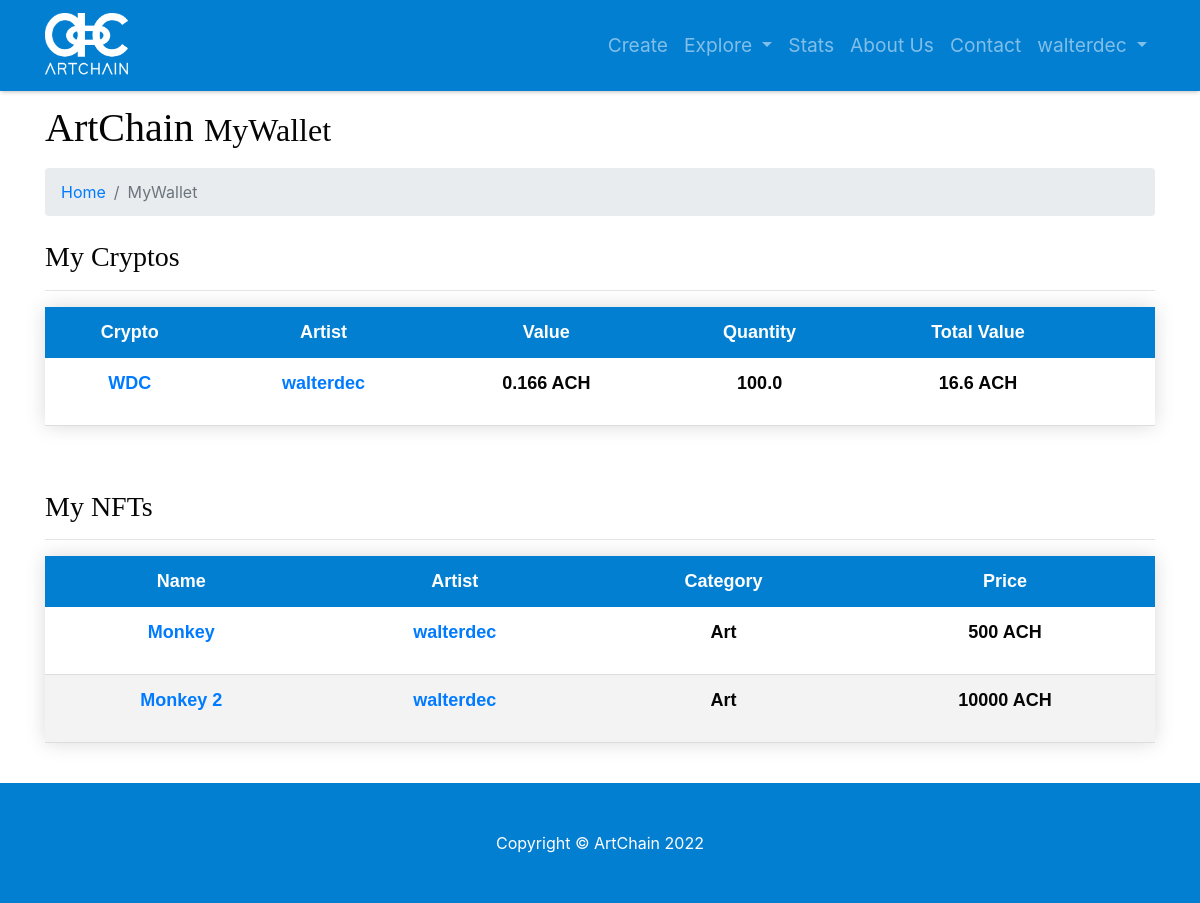
The page /myaccount-mywallet (signed in) on the database as committed earlier.
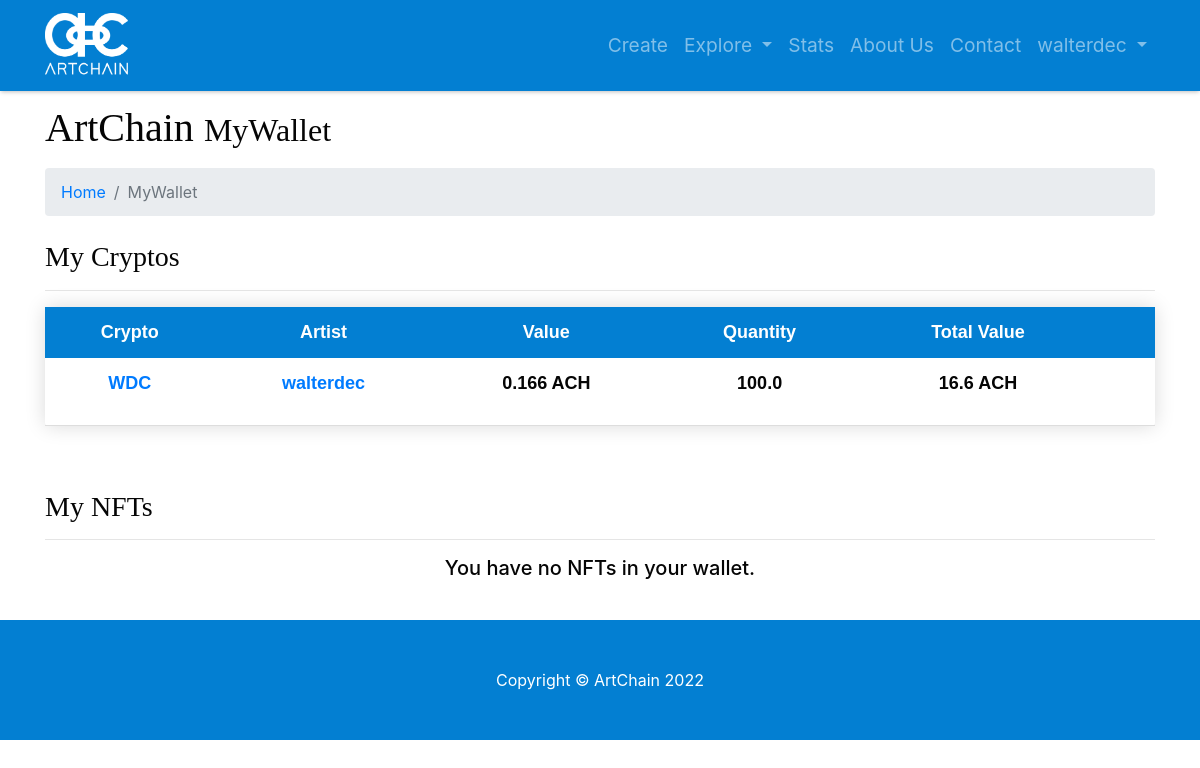
The same page on the database as committed later.
### model.py (models this page shows)
class User(db.Model):
    __tablename__ = 'users'
    id = db.Column(db.Integer, unique=True, primary_key=True)
    username = db.Column(db.String(64), unique=True, index=True)
    password = db.Column(db.String(64))
    email = db.Column(db.String(64), unique=True)
    role_id = db.Column(db.Integer, db.ForeignKey('roles.id'))
    name = db.Column(db.String(64))
    surname = db.Column(db.String(64))
    category = db.Column(db.String(64), default=False)
    profile_pic_src = db.Column(db.String(64))
    insta = db.Column(db.Integer)
    instaname = db.Column(db.String(64))
    face = db.Column(db.Integer)
    facename = db.Column(db.String(64))
    twitter = db.Column(db.Integer)
    twittername = db.Column(db.String(64))
    yt = db.Column(db.Integer)
    ytname = db.Column(db.String(64))
    tiktok = db.Column(db.Integer)
    tiktokname = db.Column(db.String(64))
    twitch = db.Column(db.Integer)
    twitchname = db.Column(db.String(64))
    applemusic = db.Column(db.Integer)
    applemusicname = db.Column(db.String(64))
    spotify = db.Column(db.Integer)
    spotifyname = db.Column(db.String(64))
    soundcloud = db.Column(db.Integer)
    soundcloudname = db.Column(db.String(64))
    sales = db.Column(db.Integer)
    value = db.Column(db.Integer)

class Crypto(db.Model):
    __tablename__ = 'cryptos'
    id = db.Column(db.Integer, primary_key=True, unique=True)
    user_id = db.Column(db.Integer)
    name = db.Column(db.String(64), unique=True)
    value = db.Column(db.Float)

class Wallet(db.Model):
    __tablename__ = 'wallets'
    id = db.Column(db.Integer, primary_key=True, unique=True)
    user_id = db.Column(db.Integer)
    crypto_id = db.Column(db.Integer)
    amount = db.Column(db.Float)

class NFT(db.Model):
    __tablename__ = 'nfts'
    id = db.Column(db.Integer, primary_key=True)
    creator_id = db.Column(db.String(64), index=True)
    owner_id = db.Column(db.String(64))
    name = db.Column(db.String(64))
    category = db.Column(db.String(64))
    description = db.Column(db.Text)
    price = db.Column(db.Float)
    img_src = db.Column(db.String(64))

### app.py (the view)
@app.route('/myaccount-mywallet')
def my_wallet():
    try:
        if session['username']:
            user = session['username']
            for row in db.session.query(model.User).filter_by(username=user):
                user_logged_in = row
    except KeyError:
        return forbidden(KeyError)
    users_dictionary = {}
    crypto_dictionary = {}
    wallet_dictionary = {}
    wallet_list = db.session.query(model.Wallet).filter_by(user_id=user_logged_in.id).all()
    cryptos_list = db.session.query(model.Crypto).all()
    for cryptocurrency in cryptos_list:
        users_dictionary[cryptocurrency.user_id] = (db.session.query(model.User).filter_by
                                                    (id=cryptocurrency.user_id).first())
    for row in wallet_list:
        crypto_dictionary[row.crypto_id] = (db.session.query(model.Crypto).filter_by
                                            (id=row.crypto_id).first())
        wallet_dictionary[row.crypto_id] = row
    nfts_list = db.session.query(model.NFT).filter_by(owner_id=user_logged_in.id).all()
    return render_template('myaccount-mywallet.html', user=user_logged_in,
                           users_dictionary=users_dictionary, crypto_dictionary=crypto_dictionary,
                           wallet_dictionary=wallet_dictionary, nfts_list=nfts_list)

### templates/myaccount-mywallet.html (shortened to what this page needs)
{% include 'main-template.html' %}
{% block content %}
<head>
</head>
  <div class="container">
    <h1 class="mt-4 mb-3">ArtChain
      <small>MyWallet</small>
    </h1>
    <ol class="breadcrumb">
      <li class="breadcrumb-item">
        <a href="/">Home</a>
      </li>
      <li class="breadcrumb-item active">MyWallet</li>
    </ol>
<div class="mt-4 mb-3">
        <h3>My Cryptos</h3>
    <hr>
    {% if not crypto_dictionary %}
    <h5 class="text-center">You have no cryptos in your wallet.</h5>
    {% else %}
<table class="styled-table">
           <thead>
              <tr>
                 <th>Crypto</th>
                 <th>Artist</th>
                 <th>Value</th>
                 <th>Quantity</th>
                 <th>Total Value</th>
                 <th></th>
              </tr>
           </thead>
           <tbody>
              {% for crypto in crypto_dictionary.values() %}
              <tr class="mt-5">
                  <th>
                    <p><a href="item/crypto/{{crypto.name}}">{{crypto.name}}</a></p>
                 </th>
                 <th>
                     <p><a href="profile/{{users_dictionary.get(crypto.user_id).username}}">
                         {{users_dictionary.get(crypto.user_id).username}}
                     </a></p>
                 </th>
                 <th>
                    <p>{{users_dictionary.get(crypto.user_id).value}} ACH</p>
                 </th>
                  <th>
                     <p>{{wallet_dictionary.get(crypto.id).amount}}</p>
                 </th>
                  <th>
                    <p>{{wallet_dictionary.get(crypto.id).amount*users_dictionary.get(crypto.user_id).value}} ACH</p>
                  </th>
              </tr>
              {% endfor %}
           </tbody>
        </table>
    {% endif %}
      </div>
    <br>
<div class="mt-4 mb-3">
        <h3>My NFTs</h3>
          <hr>
    {% if not nfts_list %}
    <h5 class="text-center">You have no NFTs in your wallet.</h5>
    {% else %}
          <table class="styled-table">
        <thead>
          <tr>
            <th>Name</th>
            <th>Artist</th>
            <th>Category</th>
            <th>Price</th>
          </tr>
        </thead>
        <tbody>
        {% for nft in nfts_list %}
          <tr>
            <th>
              <p><a href="item/nft/{{nft.name}}">{{nft.name}}</a></p>
            </th>
            <th>
                <p><a href="profile/{{users_dictionary.get(nft.creator_id).username}}">{{users_dictionary.get(nft.creator_id).username}}</a></p>
            </th>
            <th>
              <p>{{nft.category}}</p>
            </th>
              <th>
              <p>{{nft.price}} ACH</p>
            </th>
          </tr>
        {% endfor %}
        </tbody>
      </table>
    {% endif %}
      </div>
  <br>
  </div>
{% endblock content %}
{% include 'footer.html' %}

### templates/main-template.html (shortened to what this page needs)
<!DOCTYPE html>
<html lang="en">
<head>
  <link href="{{url_for('static',filename='vendor/bootstrap/css/bootstrap.css')}}" rel="stylesheet">
  <link href="{{url_for('static',filename='css/modern-business.css')}}" rel="stylesheet">
</head>
<body>
    <nav class="navbar fixed-top navbar-expand-lg navbar-dark fixed-top">
      <div class="container">
        <a class="navbar-brand" href="/"><img src="{{url_for('static',filename='images/logos/artchain_logo_white.png')}}" width="85" height="65"></a>
        <div class="collapse navbar-collapse" id="navbarResponsive">
          <ul class="navbar-nav ml-auto">
            {% if session.username %}
            <li class="nav-item">
              <a class="nav-link" href="/create">Create</a>
            </li>
            {% endif %}
            <li class="nav-item dropdown">
              <a class="nav-link dropdown-toggle" href="#" id="navbarDropdownPages" data-toggle="dropdown" aria-haspopup="true" aria-expanded="false">
              Explore
              </a>
            </li>
            <li class="nav-item">
              <a class="nav-link" href="/stats">Stats</a>
            </li>
            <li class="nav-item">
              <a class="nav-link" href="/about">About Us</a>
            </li>
            <li class="nav-item">
              <a class="nav-link" href="/contact">Contact</a>
            </li>
            {% if session.username %}
            <li class="nav-item dropdown">
              <a class="nav-link dropdown-toggle" href="#" id="navbarDropdownBlog" data-toggle="dropdown" aria-haspopup="true" aria-expanded="false">
                {{session.username}}
              </a>
            </li>
            {% endif %}
          </ul>
        </div>
      </div>
    </nav>
  <br>
</body>
</html>

### templates/footer.html
    <footer class="py-5 bg-dark">
    <div class="container"> <p class="m-0 text-center text-white">Copyright &copy; ArtChain 2022</p></div>
  </footer>

### static/css/modern-business.css (style rules this page uses)
body { padding-top: 56px; }
th { padding: 10%; }
thead { background-color: #117CC4; }
.bg-dark { background-color: #037FD2; }
nav { box-shadow: 0 2px 4px -1px rgba(0,0,0,0.25); font-size: larger; }
h1 { font-family: building; }
h3 { font-family: building; }
.navbar { box-shadow: 0 2px 4px -1px rgba(0,0,0,0.25); background-color: #037FD2; }
.styled-table { border-radius: 0.25rem; border-collapse: collapse; margin: auto; font-size: large; text-align: center; font-family: sans-serif; table-layout: auto; width: 100%; box-shadow: 0 0 20px rgba(0, 0, 0, 0.15); border-bottom: #037FD2; vertical-align: center; }
thead { -moz-border-radius: 5px 0 0 0; }
.styled-table thead tr { height: auto; background-color: #037FD2; color: #ffffff; font-size: large; }
.styled-table th, .styled-table td { padding: 12px 15px; }
.styled-table tbody tr { border-bottom: 1px solid #dddddd; }

Rows that differ between the two databases and show on the page:
removed NFT: name "Monkey", {{ users_dictionary.get(nft.creator_id).username }} "walterdec", category "Art", price "500"
removed NFT: name "Monkey 2", {{ users_dictionary.get(nft.creator_id).username }} "walterdec", category "Art", price "10000"
Other text that changed with them:
text no longer shown: "Name Artist Category Price"
text now shown: "You have no NFTs in your wallet."
